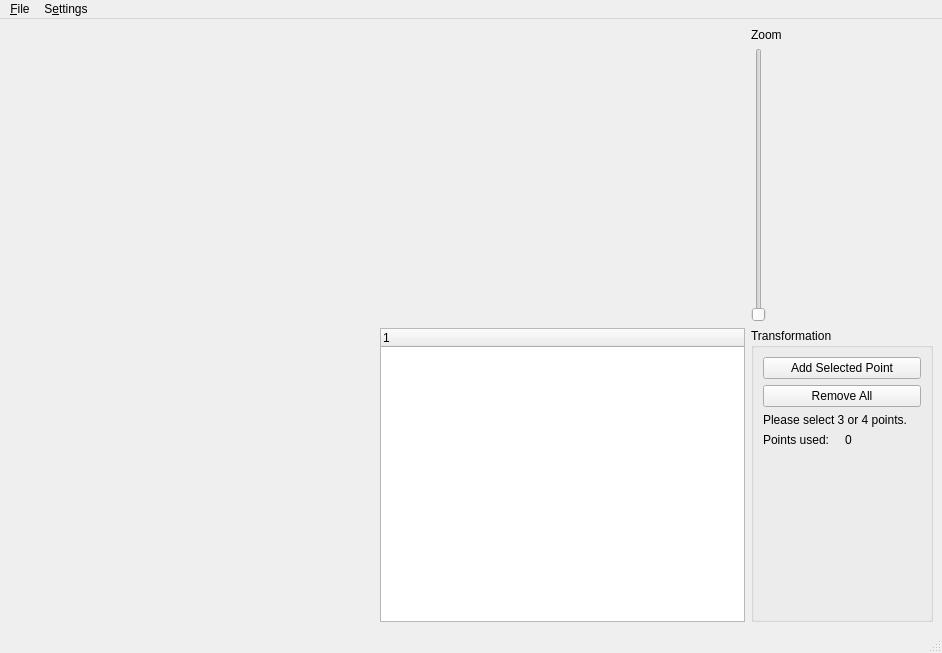
<?xml version="1.0" encoding="UTF-8"?>
<ui version="4.0">
 <class>MainWindow</class>
 <widget class="QMainWindow" name="MainWindow">
  <property name="geometry">
   <rect>
    <x>0</x>
    <y>0</y>
    <width>942</width>
    <height>653</height>
   </rect>
  </property>
  <property name="windowTitle">
   <string>auto drill</string>
  </property>
  <widget class="QWidget" name="centralwidget">
   <layout class="QGridLayout" name="gridLayout" columnstretch="2,2,1">
    <item row="0" column="0" rowspan="2">
     <widget class="QWidget" name="boardDrillsWidget" native="true">
      <property name="sizePolicy">
       <sizepolicy hsizetype="Expanding" vsizetype="Expanding">
        <horstretch>0</horstretch>
        <verstretch>0</verstretch>
       </sizepolicy>
      </property>
     </widget>
    </item>
    <item row="0" column="1">
     <widget class="QWidget" name="cameraWidget" native="true">
      <property name="sizePolicy">
       <sizepolicy hsizetype="Expanding" vsizetype="Expanding">
        <horstretch>0</horstretch>
        <verstretch>0</verstretch>
       </sizepolicy>
      </property>
     </widget>
    </item>
    <item row="0" column="2">
     <layout class="QGridLayout" name="gridLayout_zoom">
      <item row="1" column="0">
       <widget class="QSlider" name="verticalSlider_cameraZoom">
        <property name="minimum">
         <number>10</number>
        </property>
        <property name="maximum">
         <number>100</number>
        </property>
        <property name="singleStep">
         <number>1</number>
        </property>
        <property name="orientation">
         <enum>Qt::Vertical</enum>
        </property>
       </widget>
      </item>
      <item row="0" column="0">
       <widget class="QLabel" name="label_3">
        <property name="text">
         <string>Zoom</string>
        </property>
       </widget>
      </item>
      <item row="1" column="1">
       <spacer name="horizontalSpacer">
        <property name="orientation">
         <enum>Qt::Horizontal</enum>
        </property>
        <property name="sizeHint" stdset="0">
         <size>
          <width>40</width>
          <height>58</height>
         </size>
        </property>
       </spacer>
      </item>
     </layout>
    </item>
    <item row="1" column="1">
     <widget class="QTreeWidget" name="treeWidget_holes">
      <column>
       <property name="text">
        <string notr="true">1</string>
       </property>
      </column>
     </widget>
    </item>
    <item row="1" column="2">
     <widget class="QGroupBox" name="groupBox_trafo">
      <property name="title">
       <string>Transformation</string>
      </property>
      <layout class="QVBoxLayout" name="verticalLayout">
       <item>
        <widget class="QPushButton" name="pushButton_addPoint">
         <property name="text">
          <string>Add Selected Point</string>
         </property>
        </widget>
       </item>
       <item>
        <widget class="QPushButton" name="pushButton_removeAll">
         <property name="text">
          <string>Remove All</string>
         </property>
        </widget>
       </item>
       <item>
        <widget class="QLabel" name="label_2">
         <property name="text">
          <string>Please select 3 or 4 points.</string>
         </property>
        </widget>
       </item>
       <item>
        <layout class="QHBoxLayout" name="horizontalLayout">
         <item>
          <widget class="QLabel" name="label">
           <property name="text">
            <string>Points used:</string>
           </property>
          </widget>
         </item>
         <item>
          <widget class="QLabel" name="label_trafoPoints">
           <property name="text">
            <string>0</string>
           </property>
          </widget>
         </item>
        </layout>
       </item>
       <item>
        <spacer name="verticalSpacer">
         <property name="orientation">
          <enum>Qt::Vertical</enum>
         </property>
         <property name="sizeHint" stdset="0">
          <size>
           <width>20</width>
           <height>138</height>
          </size>
         </property>
        </spacer>
       </item>
      </layout>
     </widget>
    </item>
   </layout>
  </widget>
  <widget class="QMenuBar" name="menubar">
   <property name="geometry">
    <rect>
     <x>0</x>
     <y>0</y>
     <width>942</width>
     <height>25</height>
    </rect>
   </property>
   <widget class="QMenu" name="menuFile">
    <property name="title">
     <string>&amp;File</string>
    </property>
    <addaction name="action_loadDrillFile"/>
    <addaction name="action_writeGCode"/>
   </widget>
   <widget class="QMenu" name="menuSettings">
    <property name="title">
     <string>S&amp;ettings</string>
    </property>
    <addaction name="action_dialogDrills"/>
    <addaction name="action_dialogDrillParameter"/>
    <addaction name="action_dialogCamera"/>
   </widget>
   <addaction name="menuFile"/>
   <addaction name="menuSettings"/>
  </widget>
  <widget class="QStatusBar" name="statusbar"/>
  <action name="action_loadDrillFile">
   <property name="text">
    <string>&amp;Load Drill File</string>
   </property>
  </action>
  <action name="action_dialogDrills">
   <property name="text">
    <string>&amp;Drills</string>
   </property>
  </action>
  <action name="action_dialogCamera">
   <property name="text">
    <string>&amp;Camera Settings</string>
   </property>
  </action>
  <action name="action_writeGCode">
   <property name="text">
    <string>&amp;Write G-Code Files</string>
   </property>
  </action>
  <action name="action_dialogDrillParameter">
   <property name="text">
    <string>Drill Parameter</string>
   </property>
  </action>
 </widget>
 <resources/>
 <connections/>
</ui>
